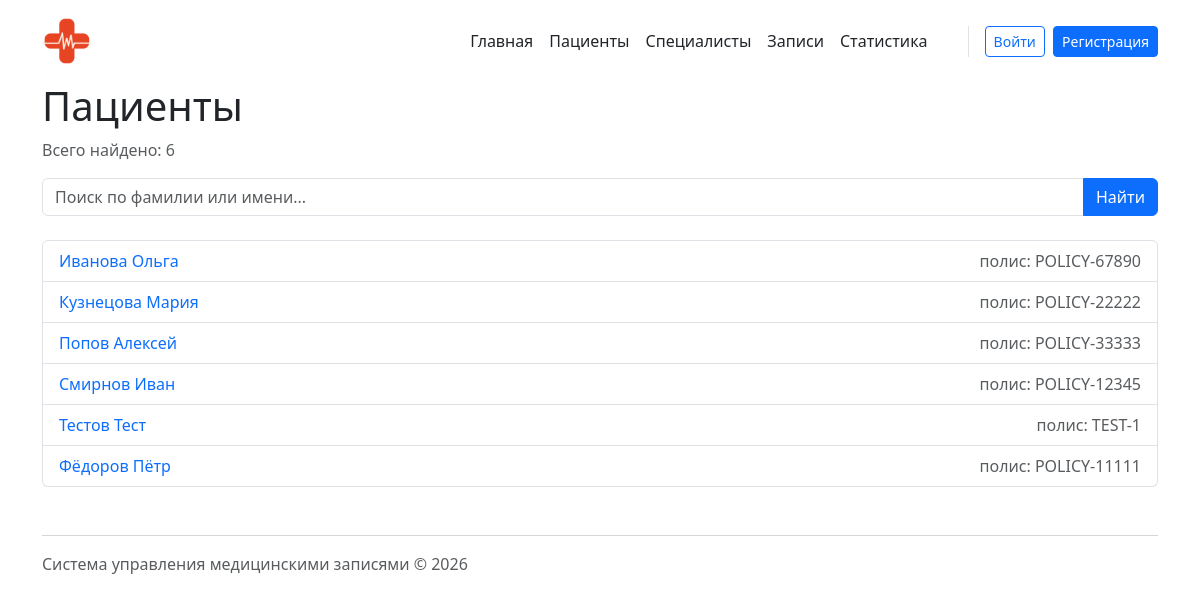
Page /patients/ on the earlier database version.
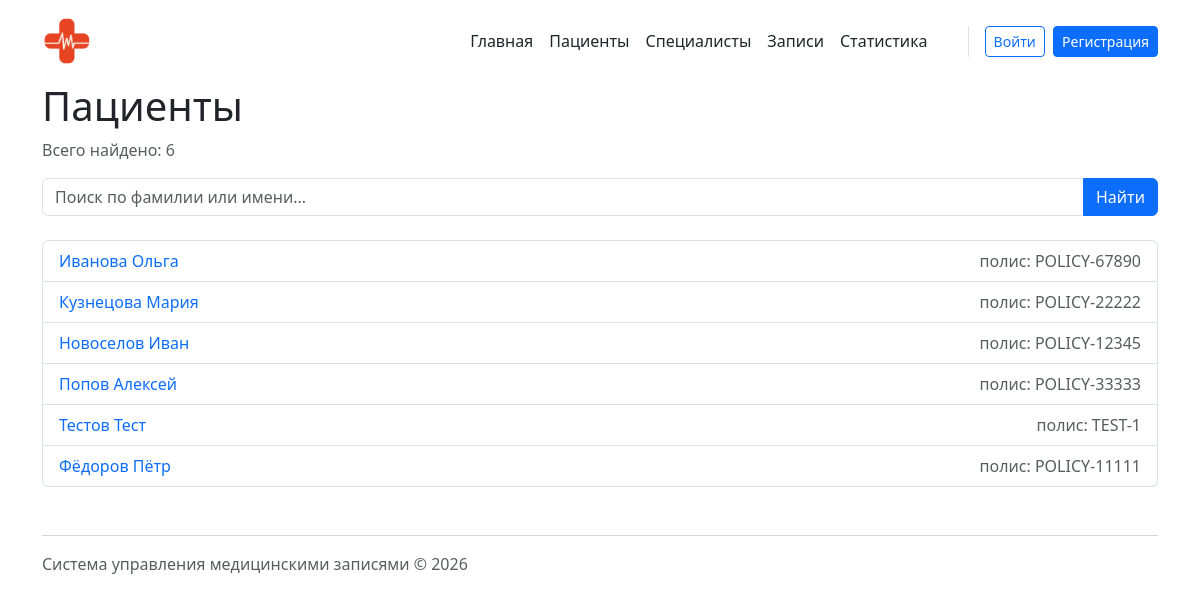
Same page on the later database version.
### patients/models.py (models this page shows, shortened)
class Patient(models.Model):
    first_name = models.CharField(max_length=100, verbose_name="Имя")
    last_name = models.CharField(max_length=100, verbose_name="Фамилия")
    birth_date = models.DateField(verbose_name="Дата рождения")
    phone = models.CharField(max_length=20, verbose_name="Телефон")
    email = models.EmailField(verbose_name="Email")
    insurance_policy = models.CharField(max_length=50, unique=True, verbose_name="Полис")
    address = models.TextField(blank=True, null=True, verbose_name="Адрес")
    slug = models.SlugField(max_length=255, unique=True, blank=True, null=True, verbose_name="URL-идентификатор")
    full_name = models.GeneratedField(
        expression=Concat('last_name', Value(' '), 'first_name'),
        output_field=models.CharField(max_length=205),
        db_persist=True,
        verbose_name="Полное имя"
    )
    class Meta:
        verbose_name = "Пациент"
        verbose_name_plural = "Пациенты"
    def get_absolute_url(self):
        return reverse('patients:detail', kwargs={'slug': self.slug})

### patients/views.py (the view)
# urls.py: path('', views.PatientListView.as_view(), name='list'),
class PatientListView(DataMixin, ListView):
    model = Patient
    template_name = 'patients/patient_list.html'
    context_object_name = 'patients'
    paginate_by = 10  # Встроенная пагинация CBV
    title = 'Список пациентов'
    def get_queryset(self):
        queryset = super().get_queryset()
        query = self.request.GET.get('q', '').strip()
        if query:
            queryset = queryset.filter(
                Q(last_name__icontains=query) | Q(first_name__icontains=query)
            )
        return queryset.order_by('last_name')
    def get_context_data(self, **kwargs):
        context = super().get_context_data(**kwargs)
        context['search_query'] = self.request.GET.get('q', '')
        context['total_count'] = self.get_queryset().count()
        return context

### appointments/mixins.py (called while the page is built)
    def get_context_data(self, **kwargs):
        context = super().get_context_data(**kwargs)
        if self.title:
            context['title'] = self.title
        return context

### patients/context_processors.py (called while the page is built)
def site_settings(request):
    return {
        'site_name': 'Медзаписи',
    }

### patients/templates/patients/patient_list.html (shortened to what this page needs)
{% extends "base.html" %}
{% block content %}
<h1>Пациенты</h1>
<p class="text-muted">Всего найдено: {{ total_count }}</p>
<form method="get" class="mb-4">
    <div class="input-group">
        <input type="text" name="q" class="form-control"
               placeholder="Поиск по фамилии или имени..."
               value="{{ search_query }}">
        <button class="btn btn-primary" type="submit">Найти</button>
    </div>
</form>
<ul class="list-group">
    {% for patient in patients %}
    <li class="list-group-item d-flex justify-content-between">
        <a href="{{ patient.get_absolute_url }}">
            {{ patient.last_name }} {{ patient.first_name }}
        </a>
        <span class="text-muted">полис: {{ patient.insurance_policy }}</span>
    </li>
    {% endfor %}
</ul>
{% endblock %}

Differences in the rows shown:
changed Patient "Иван": last_name "Смирнов" → "Новоселов"; moves up the list
